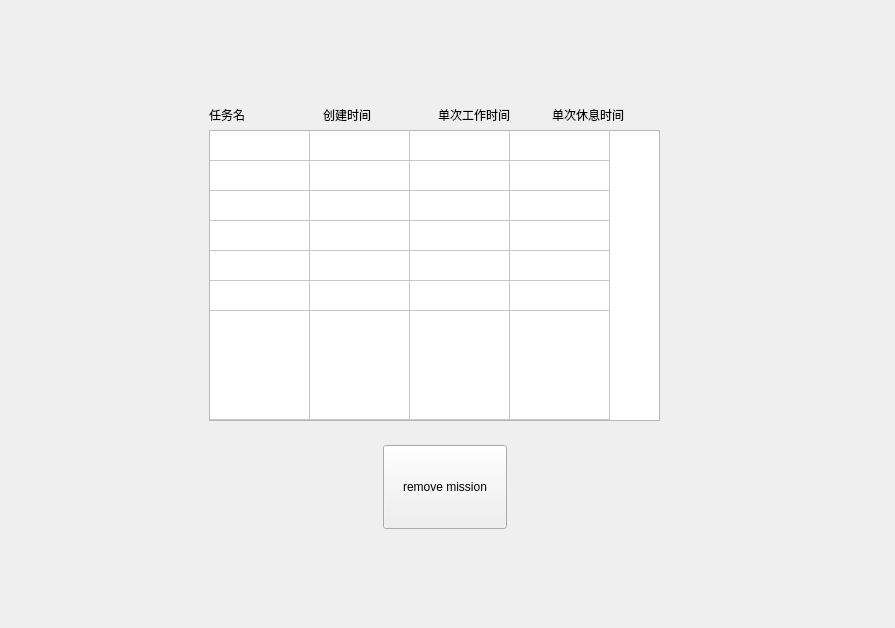
<?xml version="1.0" encoding="UTF-8"?>
<ui version="4.0">
 <class>MissionListWindow</class>
 <widget class="QWidget" name="MissionListWindow">
  <property name="geometry">
   <rect>
    <x>0</x>
    <y>0</y>
    <width>895</width>
    <height>628</height>
   </rect>
  </property>
  <property name="minimumSize">
   <size>
    <width>800</width>
    <height>500</height>
   </size>
  </property>
  <property name="windowTitle">
   <string>Form</string>
  </property>
  <layout class="QHBoxLayout" name="horizontalLayout_7">
   <item>
    <layout class="QVBoxLayout" name="verticalLayout_6">
     <item>
      <layout class="QHBoxLayout" name="horizontalLayout_2">
       <item>
        <spacer name="verticalSpacer_6">
         <property name="orientation">
          <enum>Qt::Vertical</enum>
         </property>
         <property name="sizeHint" stdset="0">
          <size>
           <width>20</width>
           <height>58</height>
          </size>
         </property>
        </spacer>
       </item>
       <item>
        <spacer name="verticalSpacer_3">
         <property name="orientation">
          <enum>Qt::Vertical</enum>
         </property>
         <property name="sizeHint" stdset="0">
          <size>
           <width>20</width>
           <height>58</height>
          </size>
         </property>
        </spacer>
       </item>
       <item>
        <spacer name="verticalSpacer_7">
         <property name="orientation">
          <enum>Qt::Vertical</enum>
         </property>
         <property name="sizeHint" stdset="0">
          <size>
           <width>20</width>
           <height>58</height>
          </size>
         </property>
        </spacer>
       </item>
      </layout>
     </item>
     <item>
      <layout class="QHBoxLayout" name="horizontalLayout_6">
       <item>
        <spacer name="horizontalSpacer_9">
         <property name="orientation">
          <enum>Qt::Horizontal</enum>
         </property>
         <property name="sizeHint" stdset="0">
          <size>
           <width>208</width>
           <height>20</height>
          </size>
         </property>
        </spacer>
       </item>
       <item>
        <layout class="QVBoxLayout" name="verticalLayout_5">
         <item>
          <layout class="QHBoxLayout" name="horizontalLayout_5">
           <item>
            <widget class="QLabel" name="label">
             <property name="layoutDirection">
              <enum>Qt::LeftToRight</enum>
             </property>
             <property name="autoFillBackground">
              <bool>true</bool>
             </property>
             <property name="text">
              <string>任务名</string>
             </property>
            </widget>
           </item>
           <item>
            <widget class="QLabel" name="label_2">
             <property name="autoFillBackground">
              <bool>true</bool>
             </property>
             <property name="text">
              <string>创建时间</string>
             </property>
            </widget>
           </item>
           <item>
            <widget class="QLabel" name="label_3">
             <property name="text">
              <string>单次工作时间</string>
             </property>
            </widget>
           </item>
           <item>
            <widget class="QLabel" name="label_4">
             <property name="text">
              <string>单次休息时间</string>
             </property>
            </widget>
           </item>
          </layout>
         </item>
         <item>
          <widget class="QTableWidget" name="tableWidget">
           <property name="minimumSize">
            <size>
             <width>451</width>
             <height>291</height>
            </size>
           </property>
           <property name="baseSize">
            <size>
             <width>0</width>
             <height>0</height>
            </size>
           </property>
           <property name="mouseTracking">
            <bool>true</bool>
           </property>
           <property name="focusPolicy">
            <enum>Qt::NoFocus</enum>
           </property>
           <property name="layoutDirection">
            <enum>Qt::LeftToRight</enum>
           </property>
           <property name="autoFillBackground">
            <bool>false</bool>
           </property>
           <property name="verticalScrollBarPolicy">
            <enum>Qt::ScrollBarAsNeeded</enum>
           </property>
           <property name="horizontalScrollBarPolicy">
            <enum>Qt::ScrollBarAlwaysOff</enum>
           </property>
           <property name="autoScroll">
            <bool>false</bool>
           </property>
           <property name="dragEnabled">
            <bool>true</bool>
           </property>
           <property name="alternatingRowColors">
            <bool>false</bool>
           </property>
           <property name="selectionBehavior">
            <enum>QAbstractItemView::SelectRows</enum>
           </property>
           <property name="showGrid">
            <bool>true</bool>
           </property>
           <property name="gridStyle">
            <enum>Qt::SolidLine</enum>
           </property>
           <property name="sortingEnabled">
            <bool>true</bool>
           </property>
           <property name="rowCount">
            <number>7</number>
           </property>
           <attribute name="horizontalHeaderVisible">
            <bool>false</bool>
           </attribute>
           <attribute name="verticalHeaderVisible">
            <bool>false</bool>
           </attribute>
           <attribute name="verticalHeaderShowSortIndicator" stdset="0">
            <bool>true</bool>
           </attribute>
           <attribute name="verticalHeaderStretchLastSection">
            <bool>true</bool>
           </attribute>
           <row>
            <property name="text">
             <string/>
            </property>
           </row>
           <row>
            <property name="text">
             <string/>
            </property>
           </row>
           <row>
            <property name="text">
             <string/>
            </property>
           </row>
           <row>
            <property name="text">
             <string/>
            </property>
            <property name="textAlignment">
             <set>AlignCenter</set>
            </property>
           </row>
           <row>
            <property name="text">
             <string/>
            </property>
           </row>
           <row>
            <property name="text">
             <string/>
            </property>
           </row>
           <row>
            <property name="text">
             <string/>
            </property>
           </row>
           <column>
            <property name="text">
             <string>name</string>
            </property>
            <property name="font">
             <font>
              <pointsize>9</pointsize>
             </font>
            </property>
           </column>
           <column>
            <property name="text">
             <string>date</string>
            </property>
           </column>
           <column>
            <property name="text">
             <string>worktime</string>
            </property>
           </column>
           <column>
            <property name="text">
             <string>resttime</string>
            </property>
           </column>
           <item row="0" column="0">
            <property name="text">
             <string/>
            </property>
           </item>
          </widget>
         </item>
        </layout>
       </item>
       <item>
        <spacer name="horizontalSpacer_10">
         <property name="orientation">
          <enum>Qt::Horizontal</enum>
         </property>
         <property name="sizeHint" stdset="0">
          <size>
           <width>228</width>
           <height>20</height>
          </size>
         </property>
        </spacer>
       </item>
      </layout>
     </item>
     <item>
      <layout class="QVBoxLayout" name="verticalLayout_4">
       <item>
        <layout class="QHBoxLayout" name="horizontalLayout_4">
         <item>
          <spacer name="verticalSpacer_4">
           <property name="orientation">
            <enum>Qt::Vertical</enum>
           </property>
           <property name="sizeHint" stdset="0">
            <size>
             <width>20</width>
             <height>18</height>
            </size>
           </property>
          </spacer>
         </item>
         <item>
          <spacer name="verticalSpacer">
           <property name="orientation">
            <enum>Qt::Vertical</enum>
           </property>
           <property name="sizeHint" stdset="0">
            <size>
             <width>20</width>
             <height>18</height>
            </size>
           </property>
          </spacer>
         </item>
         <item>
          <spacer name="verticalSpacer_5">
           <property name="orientation">
            <enum>Qt::Vertical</enum>
           </property>
           <property name="sizeHint" stdset="0">
            <size>
             <width>20</width>
             <height>18</height>
            </size>
           </property>
          </spacer>
         </item>
        </layout>
       </item>
       <item>
        <layout class="QVBoxLayout" name="verticalLayout_3">
         <item>
          <layout class="QHBoxLayout" name="horizontalLayout">
           <item>
            <layout class="QVBoxLayout" name="verticalLayout">
             <item>
              <spacer name="horizontalSpacer_5">
               <property name="orientation">
                <enum>Qt::Horizontal</enum>
               </property>
               <property name="sizeHint" stdset="0">
                <size>
                 <width>108</width>
                 <height>20</height>
                </size>
               </property>
              </spacer>
             </item>
             <item>
              <spacer name="horizontalSpacer_3">
               <property name="orientation">
                <enum>Qt::Horizontal</enum>
               </property>
               <property name="sizeHint" stdset="0">
                <size>
                 <width>108</width>
                 <height>20</height>
                </size>
               </property>
              </spacer>
             </item>
             <item>
              <spacer name="horizontalSpacer">
               <property name="orientation">
                <enum>Qt::Horizontal</enum>
               </property>
               <property name="sizeHint" stdset="0">
                <size>
                 <width>108</width>
                 <height>20</height>
                </size>
               </property>
              </spacer>
             </item>
             <item>
              <spacer name="horizontalSpacer_4">
               <property name="orientation">
                <enum>Qt::Horizontal</enum>
               </property>
               <property name="sizeHint" stdset="0">
                <size>
                 <width>108</width>
                 <height>20</height>
                </size>
               </property>
              </spacer>
             </item>
            </layout>
           </item>
           <item>
            <widget class="QPushButton" name="remove">
             <property name="minimumSize">
              <size>
               <width>124</width>
               <height>84</height>
              </size>
             </property>
             <property name="sizeIncrement">
              <size>
               <width>0</width>
               <height>0</height>
              </size>
             </property>
             <property name="text">
              <string>remove mission</string>
             </property>
            </widget>
           </item>
           <item>
            <layout class="QVBoxLayout" name="verticalLayout_2">
             <item>
              <spacer name="horizontalSpacer_7">
               <property name="orientation">
                <enum>Qt::Horizontal</enum>
               </property>
               <property name="sizeHint" stdset="0">
                <size>
                 <width>108</width>
                 <height>20</height>
                </size>
               </property>
              </spacer>
             </item>
             <item>
              <spacer name="horizontalSpacer_6">
               <property name="orientation">
                <enum>Qt::Horizontal</enum>
               </property>
               <property name="sizeHint" stdset="0">
                <size>
                 <width>108</width>
                 <height>20</height>
                </size>
               </property>
              </spacer>
             </item>
             <item>
              <spacer name="horizontalSpacer_2">
               <property name="orientation">
                <enum>Qt::Horizontal</enum>
               </property>
               <property name="sizeHint" stdset="0">
                <size>
                 <width>108</width>
                 <height>20</height>
                </size>
               </property>
              </spacer>
             </item>
             <item>
              <spacer name="horizontalSpacer_8">
               <property name="orientation">
                <enum>Qt::Horizontal</enum>
               </property>
               <property name="sizeHint" stdset="0">
                <size>
                 <width>108</width>
                 <height>20</height>
                </size>
               </property>
              </spacer>
             </item>
            </layout>
           </item>
          </layout>
         </item>
         <item>
          <layout class="QHBoxLayout" name="horizontalLayout_3">
           <item>
            <spacer name="verticalSpacer_8">
             <property name="orientation">
              <enum>Qt::Vertical</enum>
             </property>
             <property name="sizeHint" stdset="0">
              <size>
               <width>20</width>
               <height>88</height>
              </size>
             </property>
            </spacer>
           </item>
           <item>
            <spacer name="verticalSpacer_2">
             <property name="orientation">
              <enum>Qt::Vertical</enum>
             </property>
             <property name="sizeHint" stdset="0">
              <size>
               <width>20</width>
               <height>88</height>
              </size>
             </property>
            </spacer>
           </item>
           <item>
            <spacer name="verticalSpacer_9">
             <property name="orientation">
              <enum>Qt::Vertical</enum>
             </property>
             <property name="sizeHint" stdset="0">
              <size>
               <width>20</width>
               <height>88</height>
              </size>
             </property>
            </spacer>
           </item>
          </layout>
         </item>
        </layout>
       </item>
      </layout>
     </item>
    </layout>
   </item>
   <item>
    <widget class="QWidget" name="widget" native="true"/>
   </item>
  </layout>
 </widget>
 <resources/>
 <connections/>
</ui>
